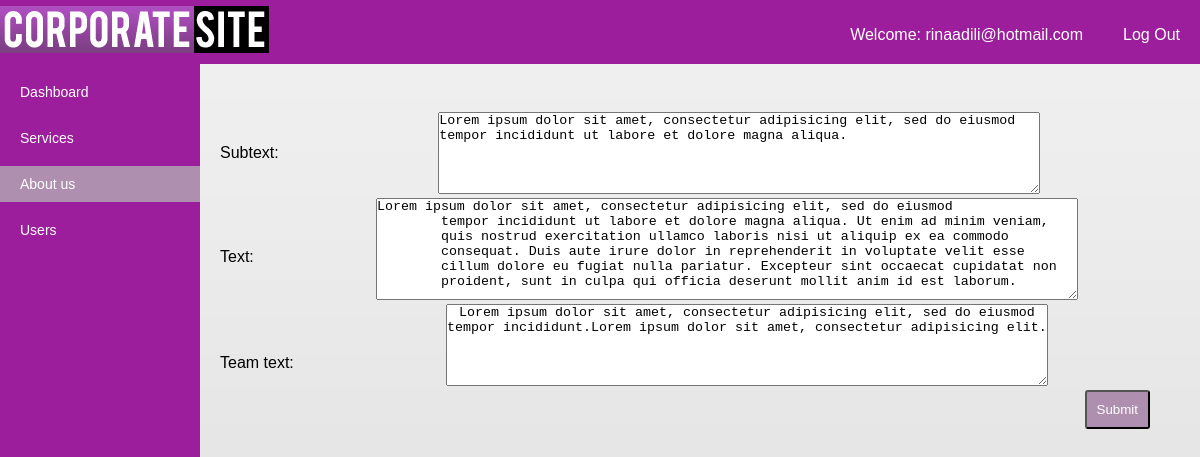
Page /CRUD/edit_abouttext.php?id=1 (signed in) on the committed database.
### tables this page shows
CREATE TABLE `user` (
  `id` int(100) NOT NULL,
  `name` varchar(100) NOT NULL,
  `surname` varchar(50) NOT NULL,
  `email` varchar(100) NOT NULL,
  `password` varchar(100) NOT NULL,
  `type` enum('admin','user') NOT NULL DEFAULT 'user'
);

CREATE TABLE `aboutustext` (
  `id` int(100) NOT NULL,
  `subtext` varchar(200) NOT NULL,
  `text` varchar(700) NOT NULL,
  `teamText` varchar(500) NOT NULL
);

### functions/session.php (called while the page is built, shortened)
<?php
$conn = mysqli_connect("localhost", "root", "", "corporate");
$user_check = $_SESSION['login_user'];
$query = "SELECT email,type from user where email = '$user_check'";
$ses_sql = mysqli_query($conn, $query);
$row = mysqli_fetch_assoc($ses_sql);
$login_session = $row['email'];
?>

### CRUD/edit_abouttext.php (the view, shortened to what this page needs)
<?php
    include('../functions/session.php');
    $timestamp = date("YmdHis");
    if(isset($_GET['id'])){
        $id = $_GET['id'];
    }
    $query = "SELECT * from aboutustext where id=?";
    $stmt = $conn->prepare($query);
    $stmt->bind_param("i", $id);
    $stmt->execute();
    $stmt->bind_result($id,$subtext,$text,$teamText);
?>
<!DOCTYPE html>
<html>
<head>
    <link href="../css/style.css?v=<?php echo $timestamp;?>" rel="stylesheet" type="text/css">
</head>
<body>
	<div id="topbar">
        <a href="#"><img src="../images/logo.png"></a>
        <p><a href="../functions/logout.php">Log Out</a></p>
        <p>Welcome: <?php echo $login_session; ?></p>
    </div>
    <div id="sidebar">
        <ul>
            <li><a href="../adminpanel.php">Dashboard</a></li>
            <li><a href="services.php">Services</a></li>
            <li class="active"><a href="about.php">About us</a></li>
            <li><a href="users.php">Users</a></li>
        </ul>
    </div>
      <div id="mainContent">
        <form id="editAboutText" method="post" id="editAboutText" enctype="multipart/form-data" onsubmit ="return validate()">
            <label class="lab">Subtext:</label><br>
            <div id="subarea">
                <textarea name="subtext" id="subtext"><?php echo $subtext; ?></textarea>
            </div>
            <label class="lab">Text:</label>
            <div id="textdivarea">
			     <textarea name="text" id="text"><?php echo $text; ?></textarea>
            </div>
            <label class="lab">Team text:</label>
            <div id="teamtextarea">
			     <textarea name="teamText" id="teamText"><?php echo $teamText; ?></textarea>
            </div>
            <input type="submit" name="submit" value="Submit" class="btnedit">
        </form>
    </div>
</body>
</html>

### css/style.css (style rules this page uses)
* { margin: 0; padding: 0; list-style: none; list-style: none; text-decoration: none; }
body { background: #d8d8d8 url(../images/bg.jpg) repeat-x top center; color: #fff; border-top: 6px solid #9d1e9c; box-sizing: border-box; font-family: Arial, Helvetica, sans-serif; min-width: 960px; }
#aboutHeader , #aboutMain , #teamText { text-align: center; color: #000; margin: 20px 0px; }
#teamText { margin: 80px auto; }
#topbar { background: #9d1e9c; display: block; overflow: hidden; }
#topbar p { float: right; padding: 10px; margin: 10px 10px; color: #fff; }
#topbar p a { color: #fff; }
#sidebar { float: left; width: 200px; background: #9d1e9c; color: #fff; position: absolute; font-family:"Arial", "Sans-serif"; font-size: 14px; margin-bottom: -101%; padding-bottom: 101%; }
#sidebar ul { list-style: none; padding: 0; }
#sidebar ul li { margin: 10px 0px; padding: 10px 0px; color: #fff; }
#sidebar ul li a { color: #fff; text-decoration: none; padding: 0; margin: 0px 20px; }
#sidebar ul .active { background: #ae8faf; }
#mainContent { color: #000; position: relative; margin-top: 30px; margin-left: 220px; text-align: center; }
.lab { float: left; margin-top: 50px; }
.btnedit { background: #ae8faf; color: #fff; text-decoration: none; border-radius: 3px; padding: 10px; float: right; margin-right: 50px; }
#subarea textarea { width: 600px; height: 80px; }
#textdivarea textarea { width: 700px; height: 100px; }
#teamtextarea textarea { width: 600px; height: 80px; padding: 0px; margin: 0px; }

### rows in the picture
user: email "rinaadili@hotmail.com"
aboutustext: subtext "Lorem ipsum dolor sit amet, consectetur adipisicing elit, sed do eiusmod tempor incididunt ut labore et dolore magna aliqua.", text "Lorem ipsum dolor sit amet, consectetur adipisicing elit, sed do eiusmod tempor incididunt ut labore et dolore magna aliqua. Ut enim ad minim veniam, quis nostrud exercitation ullamco laboris nisi ut aliquip ex ea commodo consequat. Duis aute irure dolor in reprehenderit in voluptate velit esse cillum dolore eu fugiat nulla pariatur. Excepteur sint occaecat cupidatat non proident, sunt in culpa qui officia deserunt mollit anim id est laborum.", teamText "Lorem ipsum dolor sit amet, consectetur adipisicing elit, sed do eiusmod tempor incididunt.Lorem ipsum dolor sit amet, consectetur adipisicing elit."
